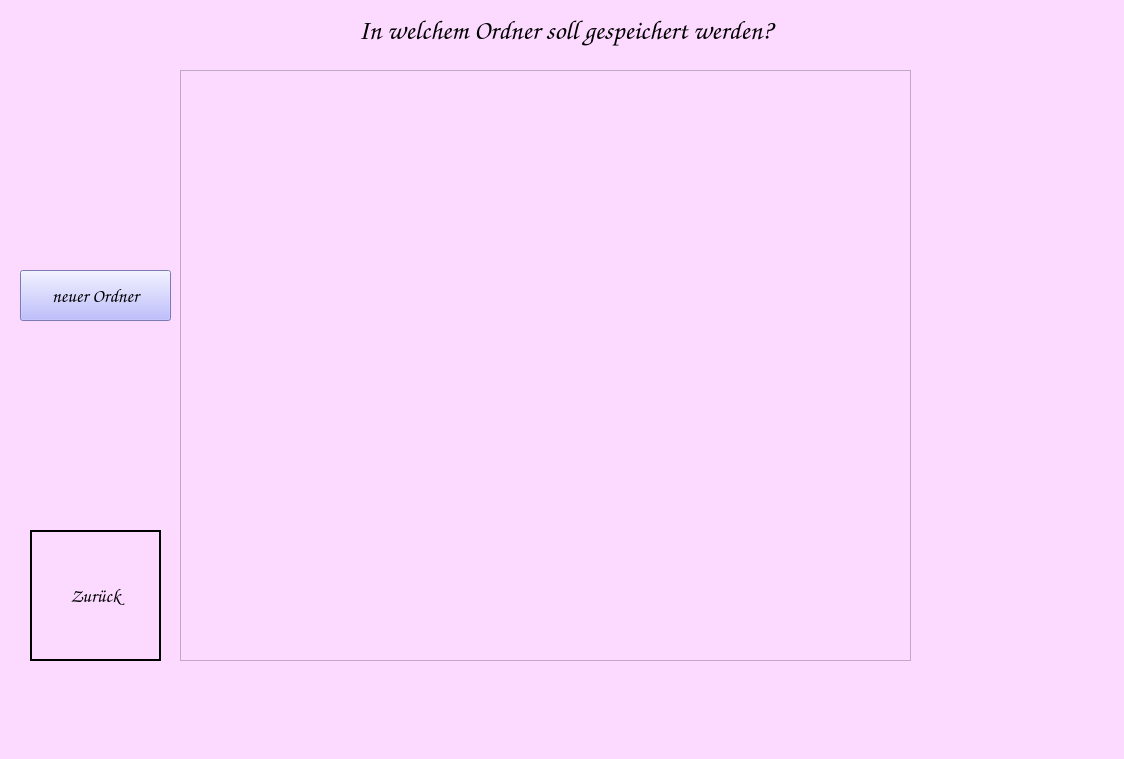
<?xml version="1.0" encoding="UTF-8"?>
<ui version="4.0">
 <class>WindowAddVocabulariesFolder</class>
 <widget class="QMainWindow" name="WindowAddVocabulariesFolder">
  <property name="geometry">
   <rect>
    <x>0</x>
    <y>0</y>
    <width>1124</width>
    <height>759</height>
   </rect>
  </property>
  <property name="windowTitle">
   <string>Vokabeltrainer</string>
  </property>
  <property name="styleSheet">
   <string notr="true">background-color: rgb(252, 217, 255);</string>
  </property>
  <widget class="QWidget" name="centralwidget">
   <widget class="QLabel" name="label">
    <property name="geometry">
     <rect>
      <x>240</x>
      <y>10</y>
      <width>651</width>
      <height>41</height>
     </rect>
    </property>
    <property name="font">
     <font>
      <family>Comic Sans MS</family>
      <pointsize>20</pointsize>
      <bold>true</bold>
     </font>
    </property>
    <property name="layoutDirection">
     <enum>Qt::LayoutDirection::LeftToRight</enum>
    </property>
    <property name="text">
     <string>In welchem Ordner soll gespeichert werden?</string>
    </property>
    <property name="alignment">
     <set>Qt::AlignmentFlag::AlignCenter</set>
    </property>
   </widget>
   <widget class="QListWidget" name="listWidget">
    <property name="geometry">
     <rect>
      <x>180</x>
      <y>70</y>
      <width>731</width>
      <height>591</height>
     </rect>
    </property>
    <property name="font">
     <font>
      <family>Comic Sans MS</family>
      <pointsize>20</pointsize>
      <bold>true</bold>
     </font>
    </property>
   </widget>
   <widget class="QLabel" name="label_2">
    <property name="geometry">
     <rect>
      <x>30</x>
      <y>530</y>
      <width>131</width>
      <height>131</height>
     </rect>
    </property>
    <property name="text">
     <string/>
    </property>
    <property name="pixmap">
     <pixmap>../pictures/horse_back.png</pixmap>
    </property>
    <property name="scaledContents">
     <bool>true</bool>
    </property>
   </widget>
   <widget class="QPushButton" name="pb_back">
    <property name="geometry">
     <rect>
      <x>30</x>
      <y>530</y>
      <width>131</width>
      <height>131</height>
     </rect>
    </property>
    <property name="font">
     <font>
      <family>Comic Sans MS</family>
      <pointsize>14</pointsize>
      <bold>true</bold>
     </font>
    </property>
    <property name="styleSheet">
     <string notr="true">background-color: transparent;
border-color: rgb(0, 0, 0);
border: 2px solid black;</string>
    </property>
    <property name="text">
     <string>Zurück</string>
    </property>
   </widget>
   <widget class="QPushButton" name="pb_new_folder">
    <property name="geometry">
     <rect>
      <x>20</x>
      <y>270</y>
      <width>151</width>
      <height>51</height>
     </rect>
    </property>
    <property name="font">
     <font>
      <family>Comic Sans MS</family>
      <pointsize>14</pointsize>
      <bold>true</bold>
     </font>
    </property>
    <property name="styleSheet">
     <string notr="true">background-color: rgb(170, 170, 255);</string>
    </property>
    <property name="text">
     <string>neuer Ordner</string>
    </property>
   </widget>
  </widget>
  <widget class="QMenuBar" name="menubar">
   <property name="geometry">
    <rect>
     <x>0</x>
     <y>0</y>
     <width>1124</width>
     <height>23</height>
    </rect>
   </property>
  </widget>
  <widget class="QStatusBar" name="statusbar"/>
 </widget>
 <resources/>
 <connections/>
</ui>
